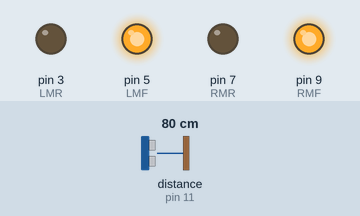
Simulated run of this sketch. Board: Arduino Uno, built with avr-gcc and run on an emulated ATmega328P. On the bench: output pins drawn as LEDs (lit = HIGH). The inputs (shaded band) are chosen by the test bench; at power-on: distance to the obstacle (sensor on pin 11) 80 cm. The echo pulse lasts 58.3 µs per cm.

Above: at 1.2 s.
1.3 s: distance to the obstacle (sensor on pin 11) set to 12 cm
2.8 s: distance to the obstacle (sensor on pin 11) set to 9 cm
At 4.8 s:
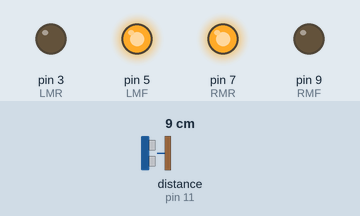
5.1 s: distance to the obstacle (sensor on pin 11) set to 18 cm
At 6.3 s:
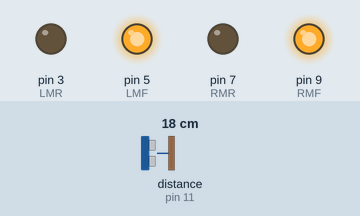
6.6 s: distance to the obstacle (sensor on pin 11) set to 2 cm
At 6.8 s:
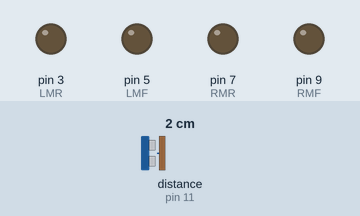
Timing chart, 0 to 9.6 s (numbered marks = the images above; inputs shaded):
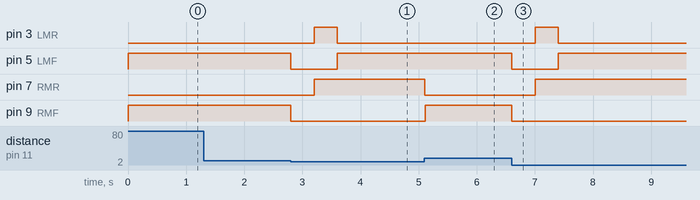

The sketch:

ultrasonic_robot_single.ino
```cpp
#include <NewPing.h>

//Define ON and OFF
#define ON HIGH
#define OFF LOW

#define TRIGGER_PIN  12  // Arduino pin tied to trigger pin on the ultrasonic sensor.
#define ECHO_PIN     11  // Arduino pin tied to echo pin on the ultrasonic sensor.
#define MAX_DISTANCE 200 // Maximum distance we want to ping for (in centimeters). Maximum sensor distance is rated at 400-500cm.

NewPing sonar(TRIGGER_PIN, ECHO_PIN, MAX_DISTANCE); // NewPing setup of pins and maximum distance.


//Variable to hold returned sensor value
int sensorValue = 0;


//Mapping motor functions to Arduio pins
const int LMR = 3; //IB1
const int LMF = 5;  //IA1
const int RMR = 7; //IA2
const int RMF = 9; //IB2
const int HS = 255;
const int LS = 120;
const int DIS = 10;


//Setup function
void setup() {
    //Set motor control pins as output
    pinMode(LMR,OUTPUT);
    pinMode(RMR,OUTPUT);
    pinMode(LMF,OUTPUT);
    pinMode(RMF,OUTPUT);

    //Ensure motor reverse is turned off.
    digitalWrite(LMR,OFF);
    digitalWrite(RMR,OFF);
    digitalWrite(LMF,OFF);
    digitalWrite(RMF,OFF);
    Serial.begin(9600);

}
//Main program loop
void loop() {
    //Read sensor value
    sensorValue = sonar.ping_cm();

   analogWrite(LMF,HS);
   analogWrite(RMF,HS);

   if(sensorValue <= DIS && sensorValue > 0) {


     digitalWrite(LMF,OFF);
     digitalWrite(RMF,OFF);

     delay(400);

     analogWrite(LMR,HS);
     analogWrite(RMR,HS);

     delay(400);

     analogWrite(LMR,OFF);
     analogWrite(RMR,OFF);


     do {

       analogWrite(LMF,HS);
       analogWrite(RMR,HS);
      delay(300);
        sensorValue = sonar.ping_cm();

     } while(sensorValue <= DIS && sensorValue > 0);


     digitalWrite(LMF,OFF);
     digitalWrite(RMR,OFF);
      }

}
```

Measured:
- the behaviour switches between 11 and 10 cm on distance to the obstacle (sensor on pin 11) (found by bisection; images 0 and 1)
- after the input at 1.3 s, every drawn part: stays the same
- after the input at 2.8 s, pin 3 (LMR): LOW → HIGH after 0.40 s, → LOW 0.40 s later; pin 5 (LMF): HIGH → LOW at once, → HIGH 0.80 s later; pin 7 (RMR): LOW → HIGH after 0.40 s; pin 9 (RMF): HIGH → LOW at once
- after the input at 5.1 s, pin 7 (RMR): HIGH → LOW at once; pin 9 (RMF): LOW → HIGH at once
- after the input at 6.6 s, pin 3 (LMR): LOW → HIGH after 0.40 s, → LOW 0.40 s later; pin 5 (LMF): HIGH → LOW at once, → HIGH 0.80 s later; pin 7 (RMR): LOW → HIGH after 0.40 s; pin 9 (RMF): HIGH → LOW at once
